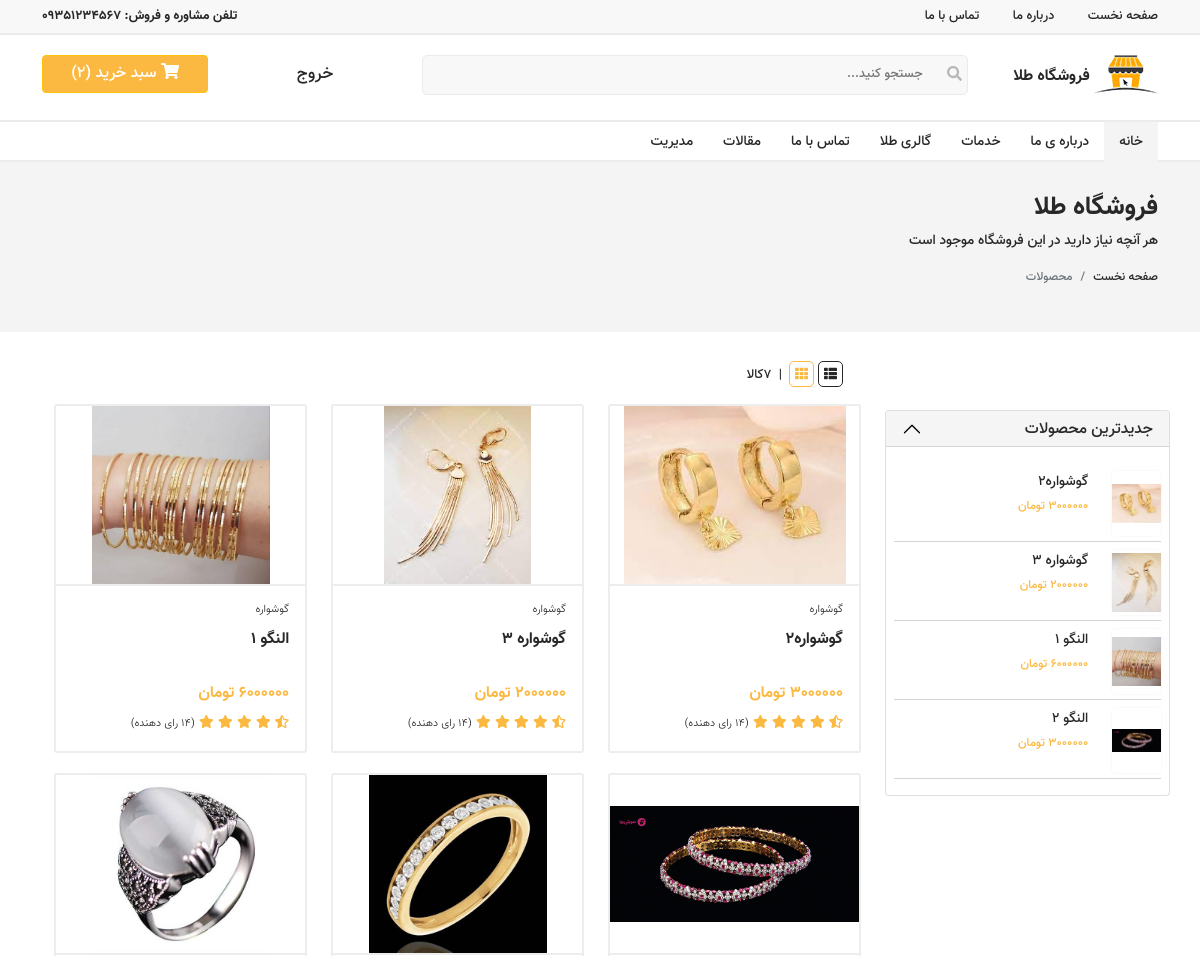
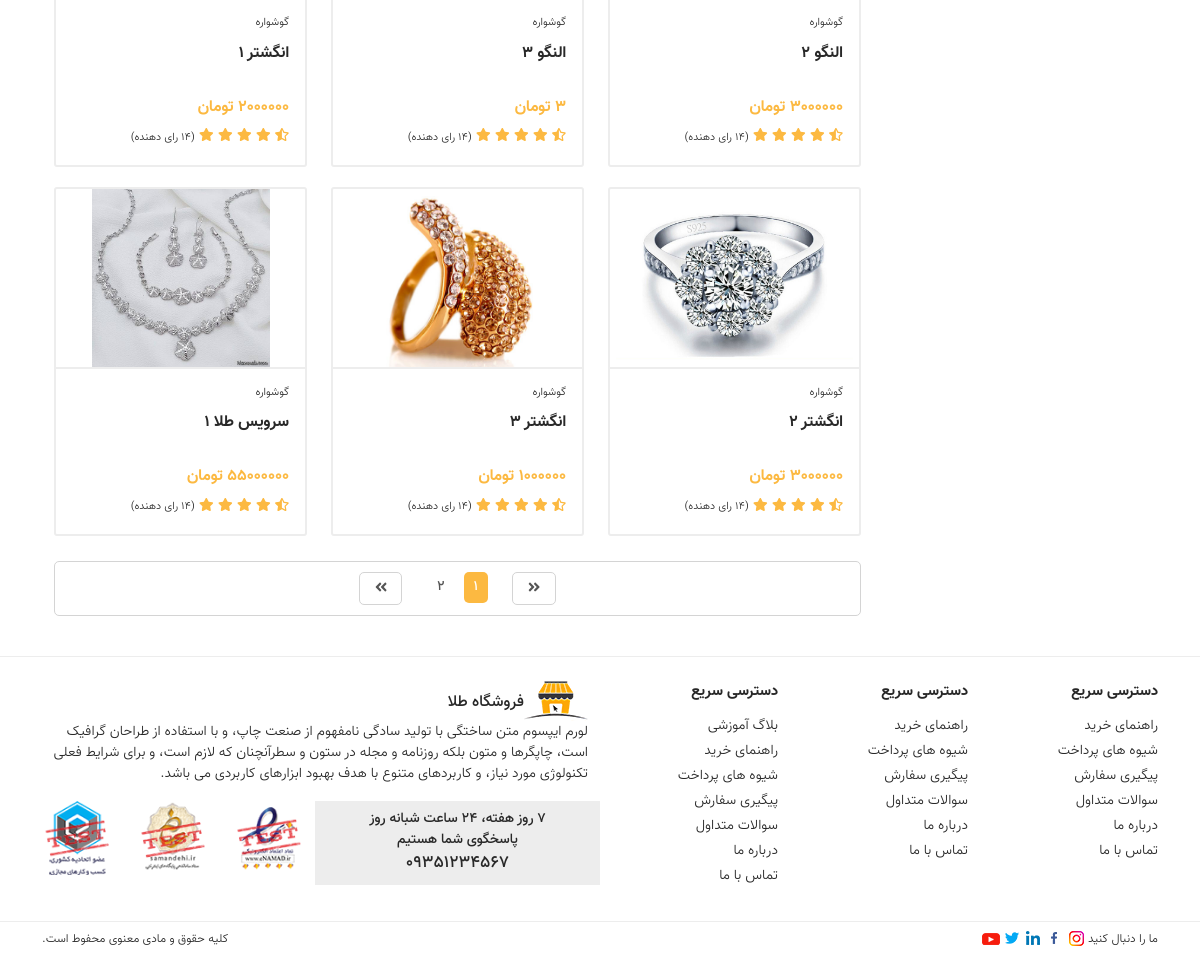
Page /layout/galery.php (signed in) on the committed database (2 pictures, top to bottom).
### tables this page shows
CREATE TABLE `product` (
  `id` bigint(11) NOT NULL,
  `name` varchar(50) NOT NULL,
  `category` int(11) NOT NULL DEFAULT 1,
  `price` int(11) NOT NULL,
  `image` varchar(500) NOT NULL,
  `number` int(11) NOT NULL,
  `creat_add` varchar(50) DEFAULT NULL
);

### layout/galery.php (the view, shortened to what the rows shown need)
<?php
include '../admin/connect.php';
$allPrdcoct = $connect->prepare("SELECT * FROM `product` ORDER BY id ASC");
$allPrdcoct->execute();
$newestProduct = $connect->prepare("SELECT * FROM product LIMIT 4");
$newestProduct->execute();
?>
<!doctype html>
<html lang="fa" dir="rtl">
<head>
    <link rel="stylesheet" href="assets/css/bootstrap.rtl.min.css">
    <link rel="stylesheet" href="assets/plugins/fontawesome/css/all.min.css">
    <link rel="stylesheet" href="assets/plugins/aos-master/dist/aos.css">
    <link rel="stylesheet" href="assets/plugins/hover-master/css/hover-min.css">
    <link rel="stylesheet" href="assets/css/ionicons.css">
    <link rel="stylesheet" href="assets/css/droopmenu.css">
    <link rel="stylesheet" href="assets/css/highlight.css">
    <link rel="stylesheet" href="assets/css/nouislider.min.css">
    <link rel="stylesheet" href="assets/css/style.css">
</head>
<body>
<section class="inner-page" id="products-page">
    <div class="container-fluid" id="page-hero">
        <div class="row">
            <div class="col-12">
                <div class="container">
                    <div class="row">
                        <div class="col-12 px-0">
                            <h1>فروشگاه طلا</h1>
                        </div>
                    </div>
                </div>
            </div>
        </div>
    </div>
    <div class="container">
        <div class="row">
            <div class="col-12">
                <div class="content">
                    <div class="row">
                        <div class="col-12 col-lg-3 px-3 px-lg-0">
                            <div class="accordion filters-container mt-5">
                                <div class="accordion-item">
                                    <h2 class="accordion-header" id="headingFive">
                                        <button class="accordion-button py-2 px-3" type="button" data-bs-toggle="collapse" data-bs-target="#collapseFive" aria-expanded="true" aria-controls="collapseFive">
                                            جدیدترین محصولات
                                        </button>
                                    </h2>
                                    <div id="collapseFive" class="accordion-collapse collapse show" aria-labelledby="headingOne" data-bs-parent="#accordionExample">
                                        <div class="accordion-body">
                                            <div class="row">
                                                <?php
                                                if ($newestProduct->rowCount() > 0) { ?>
                                                <?php  foreach ($newestProduct as $new) {?>
                                                <div class="col-12 col-md-4 col-lg-12 px-0 mt-2">
                                                    <a href="product.php?idProduct=<?=$new['id'] ?>">
                                                        <div class="side-product">
                                                            <div class="row pl-3">
                                                                <div class="col-3 pl-2">
                                                                    <div class="image" style="background-image: url('../admin/images/<?=$new['image'] ?>')"></div>
                                                                </div>
                                                                <div class="col-9 pr-0">
                                                                    <h2><?=$new['name'] ?></h2>
                                                                    <div class="row">
                                                                        <div class="col-7 pl-0">
                                                                            <span class="price"><?=$new['price'] ?> تومان</span>
                                                                        </div>
                                                                    </div>
                                                                </div>
                                                            </div>
                                                        </div>
                                                    </a>
                                                </div>
                                                    <?php } ?>
                                                <?php }?>
                                            </div>
                                        </div>
                                    </div>
                                </div>
                            </div>
                        </div>
                        <div class="col-12 col-lg-9 px-0 pl-lg-0 pr-lg-2 mt-2 mt-lg-0">
                            <div class="mt-2" id="pager">
                                <div class="container">
                                    <div class="row row-cols-1 row-cols-sm-2 row-cols-lg-3 gx-md-4">
                                        <?php
                                        if ($allPrdcoct->rowCount() > 0) { ?>
                                            <?php  foreach ($allPrdcoct as $Prdcoct) {?>
                                                <div class="col">
                                                    <div class="product-box">
                                                        <a href="product.php?idProduct=<?=$Prdcoct['id'] ?>"><div class="image" style="background-image: url('../admin/images/<?=$Prdcoct['image'] ?>')"></div></a>
                                                        <div class="icons">
                                                        </div>
                                                        <div class="details p-3">
                                                            <div class="category">
                                                                <a href="product.php?idProduct=<?=$Prdcoct['id'] ?>">گوشواره</a>
                                                            </div>
                                                            <a href="product.php?idProduct=<?=$Prdcoct['id'] ?>"><h2><?=$Prdcoct['name'] ?></h2></a>
                                                            <div class="price"><?=$Prdcoct['price'] ?> تومان</div>
                                                            <div class="rate">
                                                                <i class="fa fa-star-half-alt"></i>
                                                                <i class="fa fa-star"></i>
                                                                <i class="fa fa-star"></i>
                                                                <i class="fa fa-star"></i>
                                                                <i class="fa fa-star"></i>
                                                                <span class="reviews">(14 رای دهنده)</span>
                                                            </div>
                                                        </div>
                                                    </div>
                                                </div>
                                            <?php } ?>
                                        <?php }?>
                                    </div>
                                </div>
                            </div>
                        </div>
                    </div>
                </div>
            </div>
        </div>
    </div>
</section>
</body>
</html>

### rows in the picture
product: image (picture), name "گوشواره2", price "3000000"
product: image (picture), name "گوشواره 3"
product: image (picture), name "النگو 1"
product: image (picture), name "النگو 2", price "3000000"
product: image (picture), name "النگو 3"
product: image (picture), name "انگشتر 1"
product: image (picture), name "انگشتر 2"
product: image (picture), name "انگشتر 3"
product: image (picture), name "سرویس طلا 1"

### other values in the picture
count($countProduct) "7"
